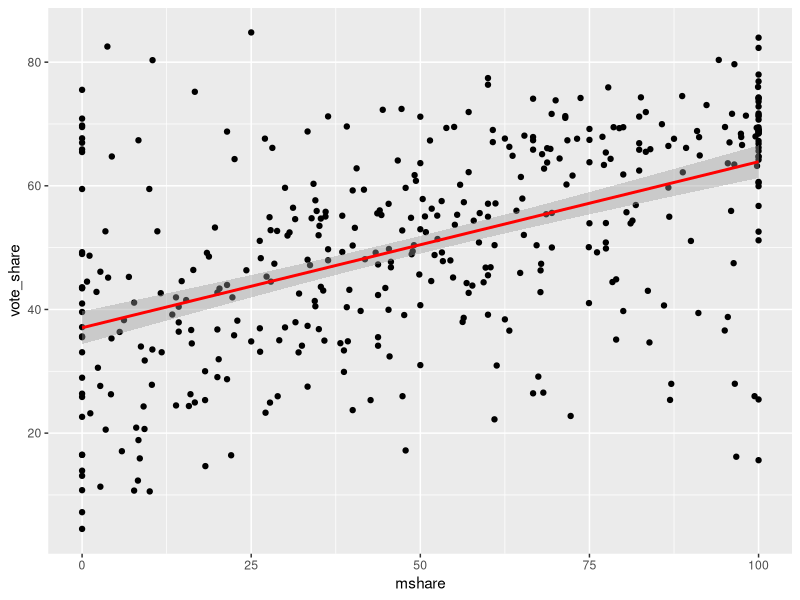

Write R code to recreate this figure.
## ---- chunk 1
dat <- read.csv('mtmv_data_10_12.csv', sep = ',')
attach(dat)
dat.fit <- lm(vote_share~mshare, data = dat)
summary(dat.fit)
## ---- chunk 2
library(ggplot2)
ggplot(data = dat, aes(x=mshare, y=vote_share)) + geom_point() + geom_smooth(method = 'lm', col = 'red')
